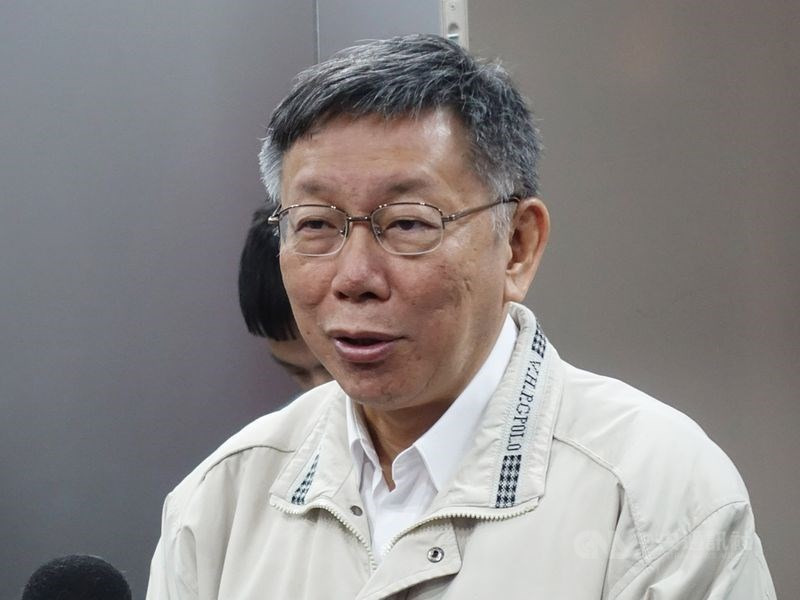
#> input picture raspberrypi/期末專題/new/ppicture/1.jpg, 800 x 600 px; its folder holds only this picture in this run
$ python train.py
#> lines starting #> are read from the running program, lines starting #| are printed output that depends on the picture
import cv2
import numpy as np
from PIL import Image
import os
path = 'ppicture'
recognizer = cv2.face.LBPHFaceRecognizer_create()
detector = cv2.CascadeClassifier("haarcascade_frontalface_default.xml");

def getFaceAndID(path):
#> called with path = 'ppicture'
    images = [os.path.join(path,f) for f in os.listdir(path)]
    FaceList = []
    IDList = []
    for image in images:
        img = Image.open(image).convert('L') #轉換成灰階
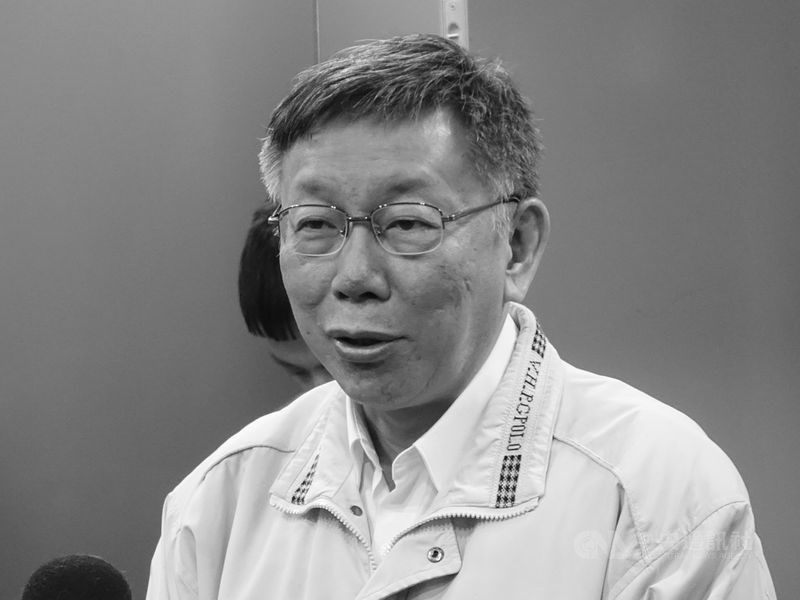
#> img: PIL image 800x600 L; min 5, max 255, mean 137.4
        img_np = np.array(img,'uint8')
#> (the run stopped early here; a loop or call above may not have finished)

$ run again, on raspberrypi/期末專題/new/ppicture/15.jpg
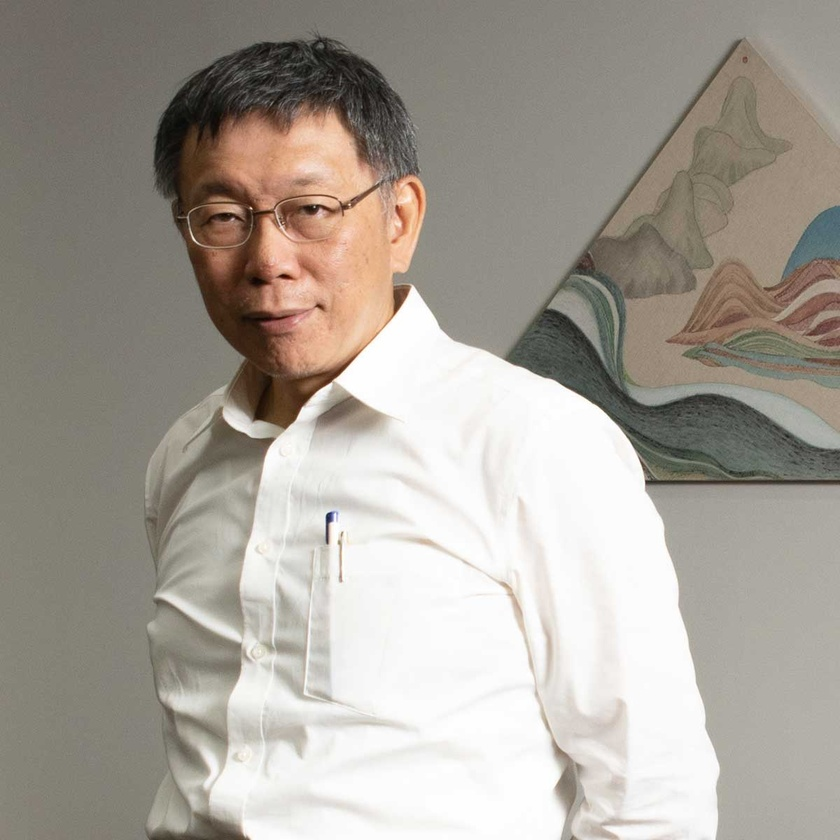
#> input picture raspberrypi/期末專題/new/ppicture/15.jpg, 840 x 840 px, shrunk from 1200 x 1200 before the run
#> in getFaceAndID, `img = Image.open(image).convert('L')`:
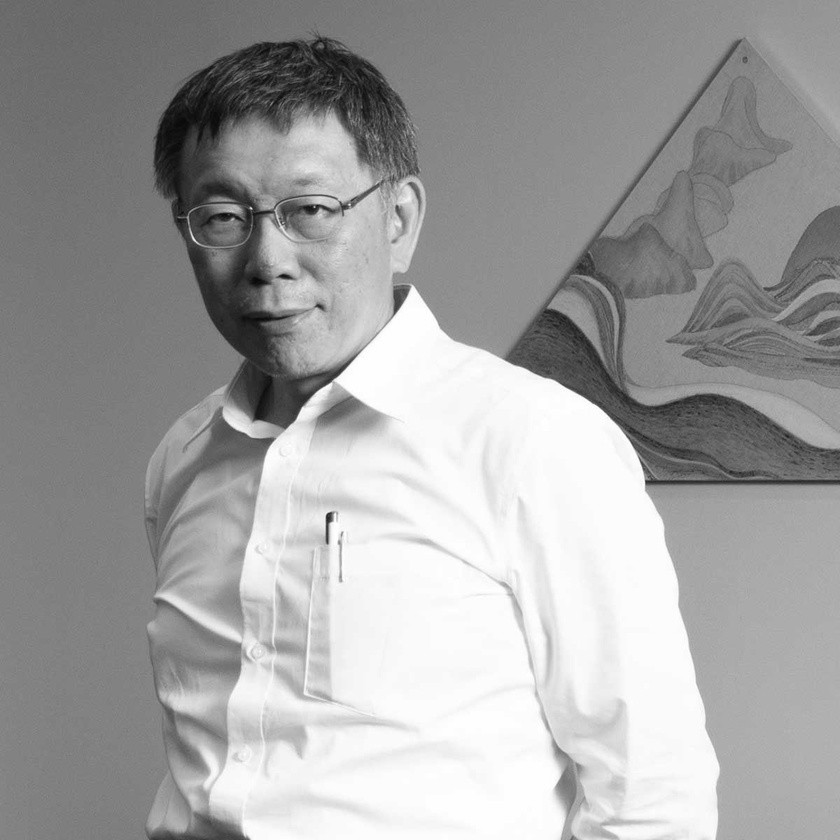
#> img: PIL image 840x840 L; min 7, max 255, mean 161.4

$ run again, on raspberrypi/期末專題/new/ppicture/16.jpg
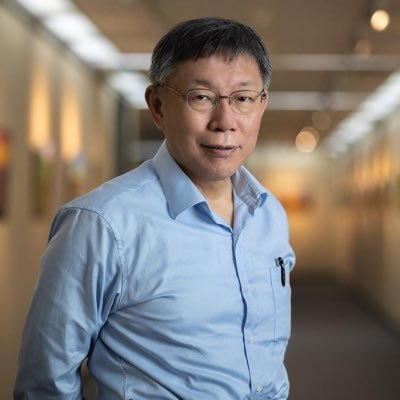
#> input picture raspberrypi/期末專題/new/ppicture/16.jpg, 400 x 400 px
#> in getFaceAndID, `img = Image.open(image).convert('L')`:
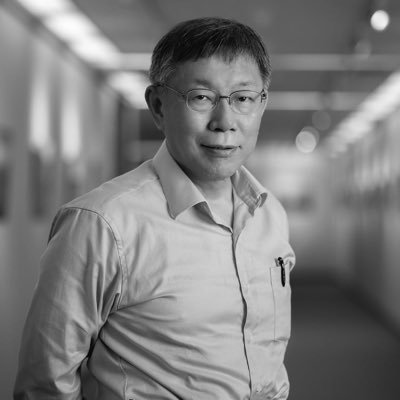
#> img: PIL image 400x400 L; min 1, max 253, mean 124.8

$ run again, on raspberrypi/期末專題/new/ppicture/17.jpg
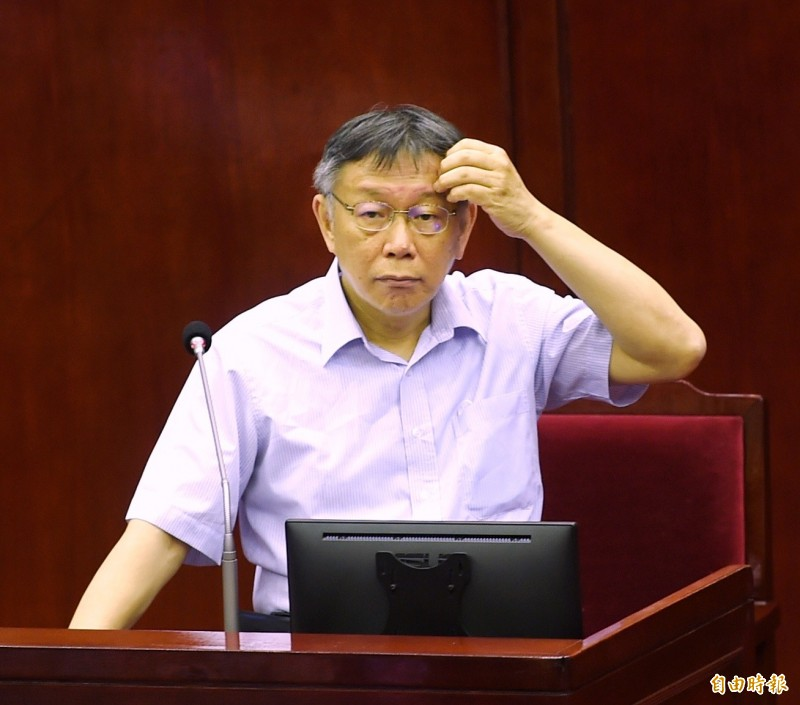
#> input picture raspberrypi/期末專題/new/ppicture/17.jpg, 800 x 705 px
#> in getFaceAndID, `img = Image.open(image).convert('L')`:
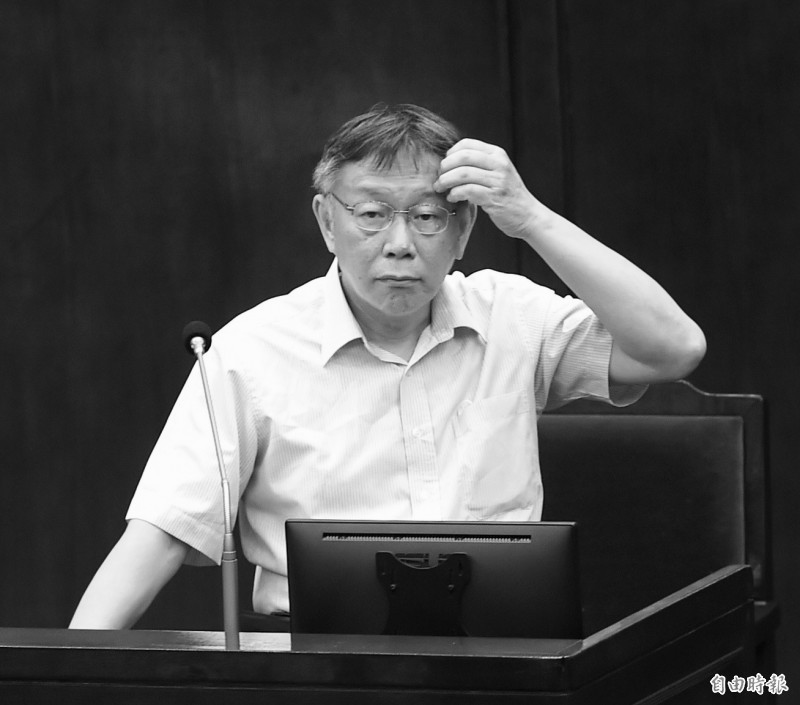
#> img: PIL image 800x705 L; min 0, max 255, mean 77.6

$ run again, on raspberrypi/期末專題/new/ppicture/10.jpg
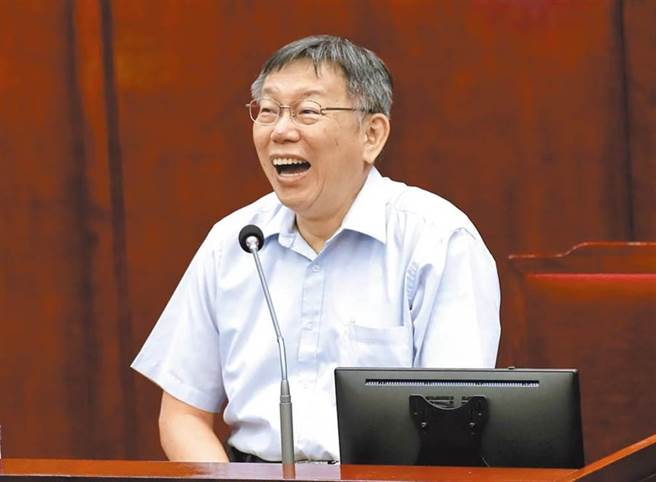
#> input picture raspberrypi/期末專題/new/ppicture/10.jpg, 656 x 482 px
#> in getFaceAndID, `img = Image.open(image).convert('L')`:
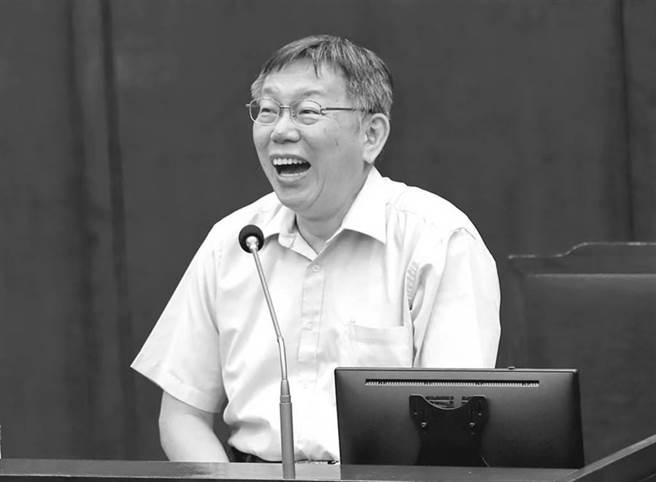
#> img: PIL image 656x482 L; min 1, max 255, mean 109.4
